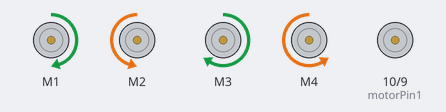
The sketch below on a simulated Arduino Uno, built with avr-gcc and run on an emulated ATmega328P. Parts: 4 × DC motor (green arrow = forward, orange = backward, longer = faster), motor-driver pin pairs drawn as motors (green arrow = first pin HIGH = forward, orange = second pin HIGH = backward, longer = more drive).

Above: at 0.2 s.
At 31.8 s:
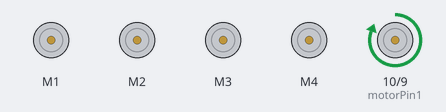
At 48.4 s:
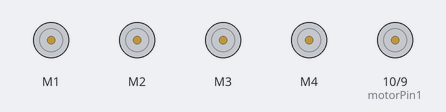
At 62.2 s:
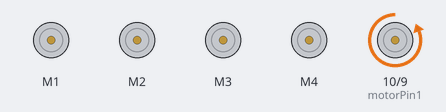
Timing chart, 0 to 66.3 s (numbered marks = the images above):
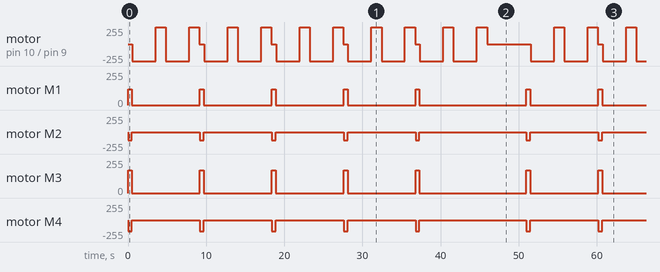

The sketch:

dontchecked_copy_20250215124217.ino
```cpp
#include <AFMotor.h>
const int motorPin1 = 10;   // Первый пин мотора шпателя
const int motorPin2 = 9;  // Второй пин мотора шпателя

AF_DCMotor motor1(1); // Передний левый
AF_DCMotor motor2(2); // Передний правый
AF_DCMotor motor3(3); // Задний левый
AF_DCMotor motor4(4); // Задний правый

void setup() {
  // Настройка скорости моторов
  motor1.setSpeed(120);
  motor2.setSpeed(120);
  motor3.setSpeed(170);
  motor4.setSpeed(170);
  // Остановка моторов
  motor1.run(RELEASE);
  motor2.run(RELEASE);
  motor3.run(RELEASE);
  motor4.run(RELEASE);
  // Настройка пинов для дополнительного мотора
  pinMode(motorPin1, OUTPUT);
  pinMode(motorPin2, OUTPUT);
}

void loop() {
  for(int cycle = 0; cycle < 5; cycle++) {
    // Движение в бок
    motor1.run(FORWARD);
    motor2.run(BACKWARD);
    motor3.run(FORWARD);
    motor4.run(BACKWARD);
    delay(500);  // Движение 1 секунду

    // Остановка движения в бок
    motor1.run(RELEASE);
    motor2.run(RELEASE);
    motor3.run(RELEASE);
    motor4.run(RELEASE);
    delay(50);    // Пауза 50 мс

    // Движение дополнительного мотора вперед
    digitalWrite(motorPin1, LOW);
    digitalWrite(motorPin2, HIGH);
    delay(3000);  // 5 секунд вперед

    // Движение дополнительного мотора назад
    digitalWrite(motorPin1, HIGH);
    digitalWrite(motorPin2, LOW);
    delay(1300);  // 1 секунда назад
// Движение дополнительного мотора вперед
    digitalWrite(motorPin1, LOW);
    digitalWrite(motorPin2, HIGH);
    delay(3000);  // 5 секунд вперед

    // Движение дополнительного мотора назад
    digitalWrite(motorPin1, HIGH);
    digitalWrite(motorPin2, LOW);
    delay(1300);  // 1 секунда назад

    // Остановка дополнительного мотора
    digitalWrite(motorPin1, LOW);
    digitalWrite(motorPin2, LOW);
    delay(50);    // Пауза 50 мс перед следующим циклом
  }

  // Пауза после 5 циклов
  delay(5000);
}
```

Measured:
- by itself, motor on pin 10 (motorPin1) / pin 9 (motorPin2): moves between backward 255/255 and forward 255/255, repeating every 51.0 s
- by itself, motor M1: repeats every 51.0 s: 4 × (stopped 8.7 s, forward 120/255 0.50 s), stopped 13.7 s, forward 120/255 0.50 s
- by itself, motor M2: repeats every 51.0 s: 4 × (stopped 8.7 s, backward 120/255 0.50 s), stopped 13.7 s, backward 120/255 0.50 s
- by itself, motor M3: repeats every 51.0 s: 4 × (stopped 8.7 s, forward 170/255 0.50 s), stopped 13.7 s, forward 170/255 0.50 s
- by itself, motor M4: repeats every 51.0 s: 4 × (stopped 8.7 s, backward 170/255 0.50 s), stopped 13.7 s, backward 170/255 0.50 s
